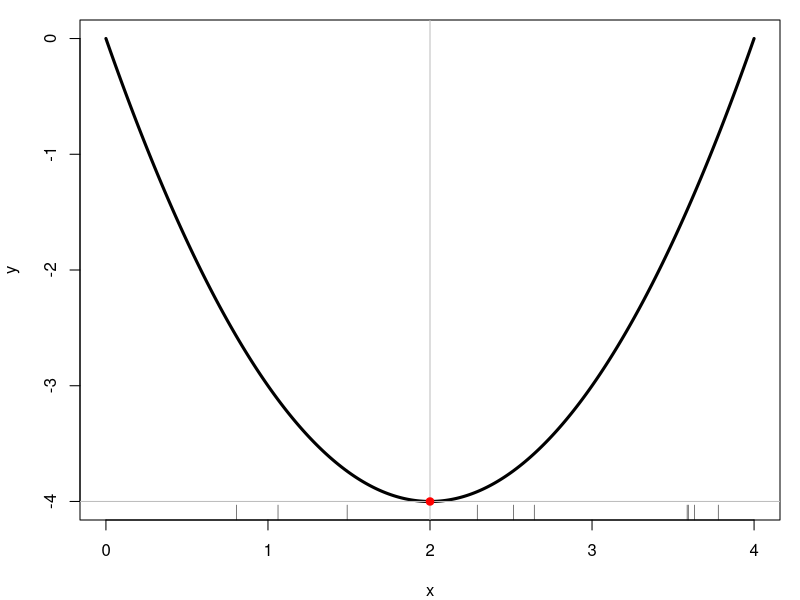

Write R code to recreate this figure.
f <- function (x){
  return(x ^ 2 - 4 * x)
}

x <- seq(from = 0, to = 4, by = 0.01)
y <- f(x)
par(mar = c(4, 4, 1, 1))
plot(x,y,type = "l", lwd = 3)


index_min <- which.min(y)
x_min <- x[index_min]
y_min <- y[index_min]

set.seed(0)
n <- 10
x <- runif(n, min = 0, max = 4)
rug(x)
abline(v = x_min, col = "grey")
y <- f(x)
abline(h = y_min, col = "grey")
points(x_min, y_min, pch = 19, col = "red")


cat("El valor minimo de f(x) es:", y_min,
    "\nEl valor optimo de x es:", x_min)